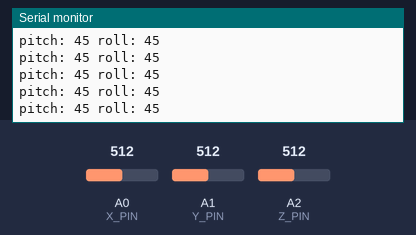
This sketch was run on a simulated Arduino Mega 2560, built with avr-gcc and run on an emulated ATmega2560. On the bench: the last lines printed to the serial monitor. The inputs (shaded band) are chosen by the test bench; at power-on: A0 (X_PIN) = 512, A1 (Y_PIN) = 512, A2 (Z_PIN) = 512.

Above: at 1.7 s.
1.8 s: A0 (X_PIN) set to 625
At 2.11 s:
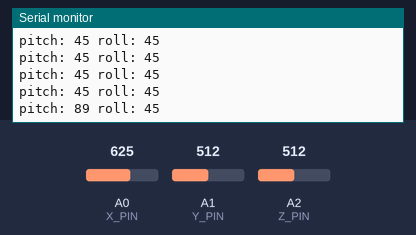
3.3 s: A1 (Y_PIN) set to 625
At 3.46 s:
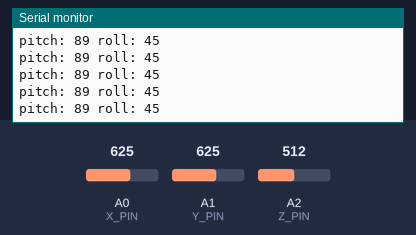
4.8 s: A2 (Z_PIN) set to 716
At 4.82 s:
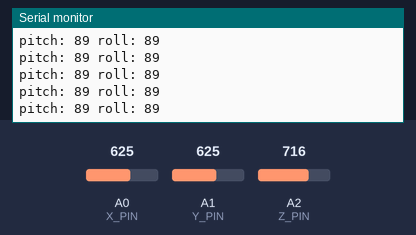
6.3 s: A0 (X_PIN) set to 605
At 6.44 s:
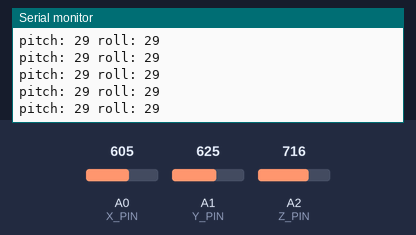
7.8 s: A1 (Y_PIN) set to 605
At 8.06 s:
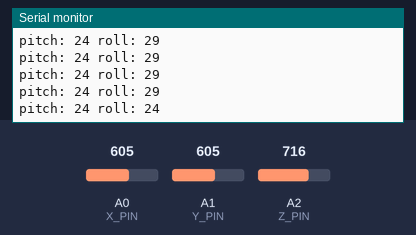
9.3 s: A2 (Z_PIN) set to 900
At 9.41 s:
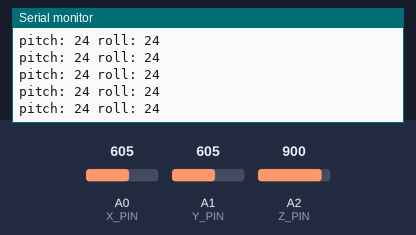
Timing chart, 0 to 11.8 s (numbered marks = the images above; inputs shaded):
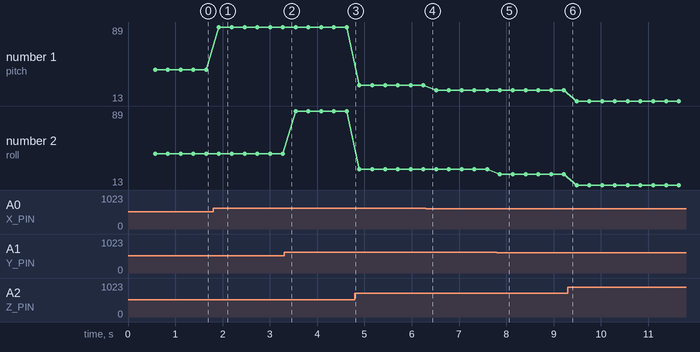

Measured:
- after the input at 1.8 s, the serial monitor: prints a new line after 0.12 s (image 1)
- after the input at 7.8 s, the serial monitor: prints a new line after 0.07 s (image 5)
- plotted number 1: 45 → 89 after the input at 1.8 s, 89 → 29 after the input at 4.8 s, 29 → 24 after the input at 6.3 s, 24 → 13 after the input at 9.3 s
- plotted number 2: 89 → 29 after the input at 4.8 s, 24 → 13 after the input at 9.3 s

The sketch:

inclinometer.ino
```cpp
// Thanks to http://bildr.org/2011/04/sensing-orientation-with-the-adxl335-arduino
// for finding the correct formula for converting the ADXL335 voltage to angles.

#include <SoftwareSerial.h>

SoftwareSerial Serial1(3,2);

const bool DEBUG = true;

// analog input pins
const int X_PIN = 0;
const int Y_PIN = 1;
const int Z_PIN = 2;

// max/min analog values
const int MIN = 405;
const int MAX = 615;

// ASCII character for degree symbol
const int DEGREE = 223;

void setup() {
  // set analogRead max to 3.3v instead of default 5v
  // analogReference(EXTERNAL);

  if (DEBUG)
    Serial.begin(9600);

  // startup the serial ports
  Serial1.begin(9600);

  // wait for splash screen
  delay(500);

  // clear out anything that's on the display already
  clearDisplay();

  // write header
  Serial1.write("  PITCH   ROLL ");
}

void loop() {
  // sample the voltages
  int x = analogRead(X_PIN);
  int y = analogRead(Y_PIN);
  int z = analogRead(Z_PIN);

  // convert to range of -90 to +90 degrees
  int xAng = map(x, MIN, MAX, -90, 90);
  int yAng = map(y, MIN, MAX, -90, 90);
  int zAng = map(z, MIN, MAX, -90, 90);

  // convert radians to degrees
  int pitch = RAD_TO_DEG * (atan2(-xAng, -zAng) + PI);
  int roll = RAD_TO_DEG * (atan2(-yAng, -zAng) + PI);

  // convert left roll and forward pitch to negative degrees
  if (pitch > 180) {
    pitch = pitch - 360;
  }
  if (roll > 180) {
    roll = roll - 360;
  }

  // write the pitch and roll to the second line
  updateDisplay(pitch, roll);

  // Wait a quarter second so the numbers aren't flashing so fast
  delay(250);
}

void updateDisplay(int pitch, int roll) {
  moveToSecondLine();

  // convert int values to strings for output
  String pitchString = String(pitch);
  String rollString = String(roll);

  // pad spaces before pitch value
  String output = "   ";
  if (pitchString.length() == 1) {
    output += " ";
  }
  output += pitchString;

  // write pitch value
  Serial1.print(output);
  Serial1.write(DEGREE);

  int outputLength = output.length() + 1;

  // pad spaces before pitch value
  output = "";
  for (int i=outputLength; i<10; i++) {
    output += " ";
  }
  if (rollString.length() == 1) {
    output += " ";
  }
  output += rollString;

  // pad spaces before roll value
  Serial1.print(output);
  Serial1.write(DEGREE);

  outputLength += output.length() + 1;

  // fill the rest of the line with blanks
  for (int i=outputLength; i<16; i++) {
    Serial1.print(" ");
  }

  if (DEBUG){
    Serial.print("pitch: ");
    Serial.print(pitchString);
    Serial.print(" roll: ");
    Serial.print(rollString);
    Serial.println("");
  }
}

void clearDisplay() {
  moveToFirstLine();
  Serial1.write("                ");
  Serial1.write("                ");
  moveToFirstLine();
}

void moveToFirstLine() {
  Serial1.write(254);
  Serial1.write(128);
}

void moveToSecondLine() {
  Serial1.write(254);
  Serial1.write(192);
}
```
